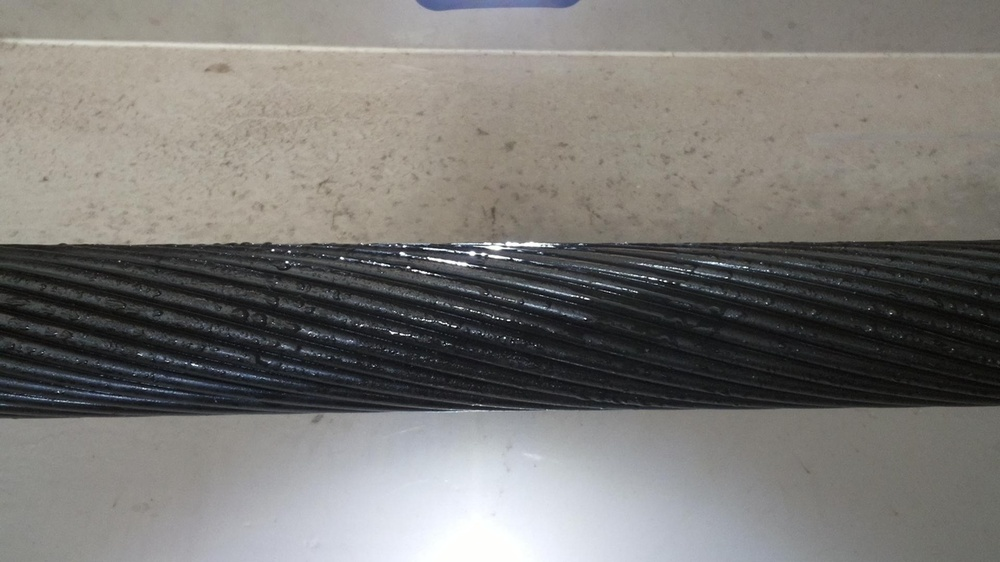
#> input picture image1.jpg, 1000 x 562 px, shrunk from 1920 x 1080 before the run, found by its file name
$ python erosion_dilation.py
#> lines starting #> are read from the running program, lines starting #| are printed output that depends on the picture
# Python program to demonstrate erosion and
# dilation of images.
import cv2
import numpy as np

# Reading the input image
img = cv2.imread('/home/erik/Desktop/Fux/image1.jpg')
#> img is the input picture: shape (562, 1000, 3); mean B, G, R 116, 119.5, 121.7

# Taking a matrix of size 5 as the kernel
kernel = np.ones((5, 5), np.uint8)

# The first parameter is the original image,
# kernel is the matrix with which image is
# convolved and third parameter is the number
# of iterations, which will determine how much
# you want to erode/dilate a given image.
img_erosion = cv2.erode(img, kernel, iterations=1)
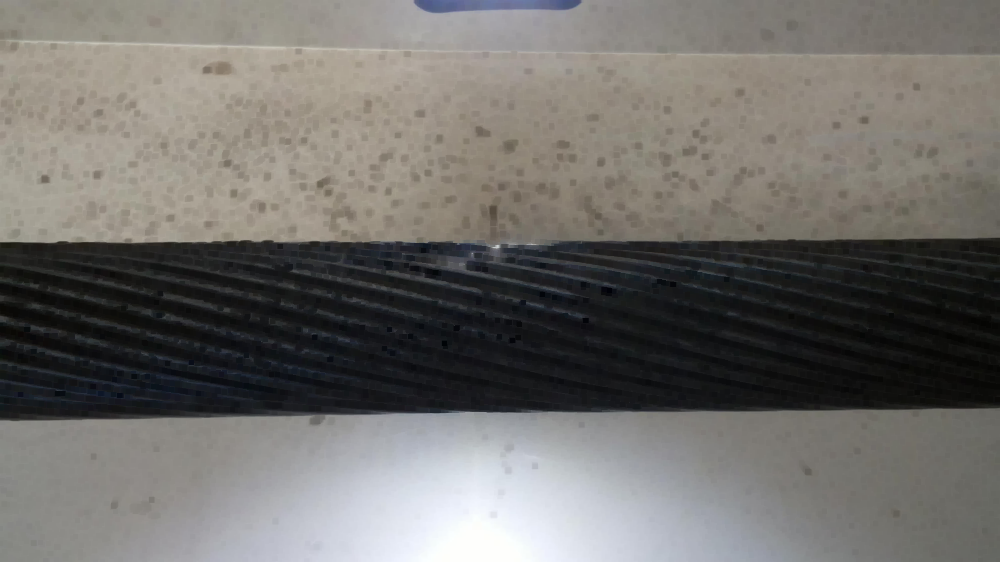
#> img_erosion: shape (562, 1000, 3); mean B, G, R 106.7, 110.2, 112.5
img_dilation = cv2.dilate(img, kernel, iterations=1)
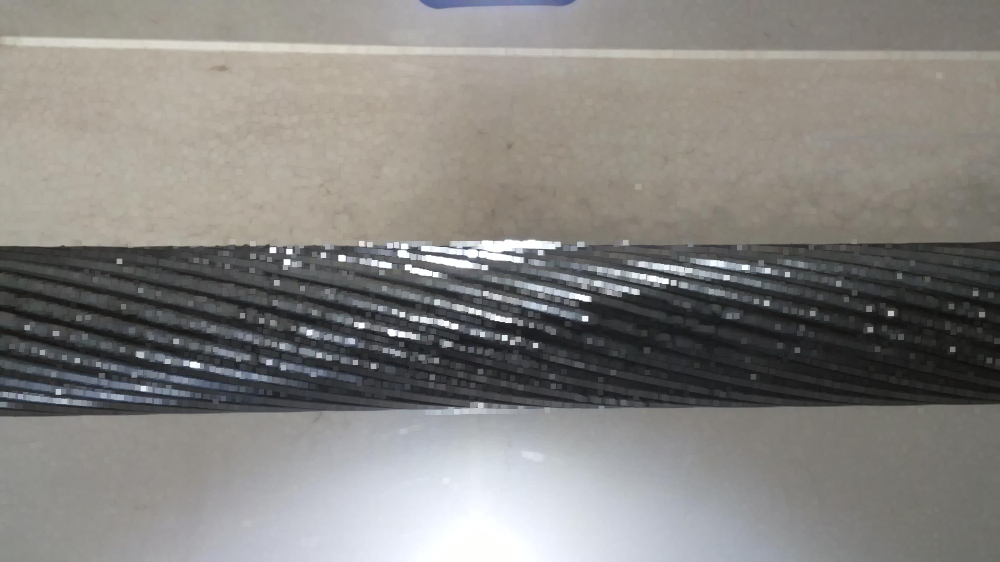
#> img_dilation: shape (562, 1000, 3); mean B, G, R 127.6, 130.9, 133.1

cv2.imshow('Input', img)
cv2.imshow('Erosion', img_erosion)
cv2.imshow('Dilation', img_dilation)

cv2.waitKey(0)

$ run again, with image2.jpg copied over image1.jpg
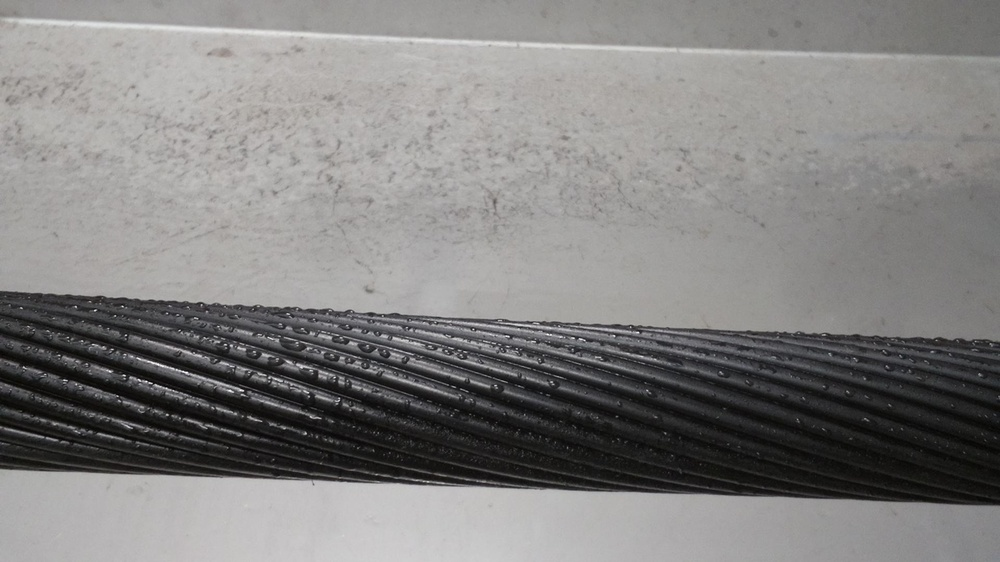
#> input picture image2.jpg, 1000 x 562 px, shrunk from 1920 x 1080 before the run, found by its file name
#> img is the input picture: shape (562, 1000, 3); mean B, G, R 127.5, 128.5, 129.7
#> `img_erosion = cv2.erode(img, kernel, iterations=1)`:
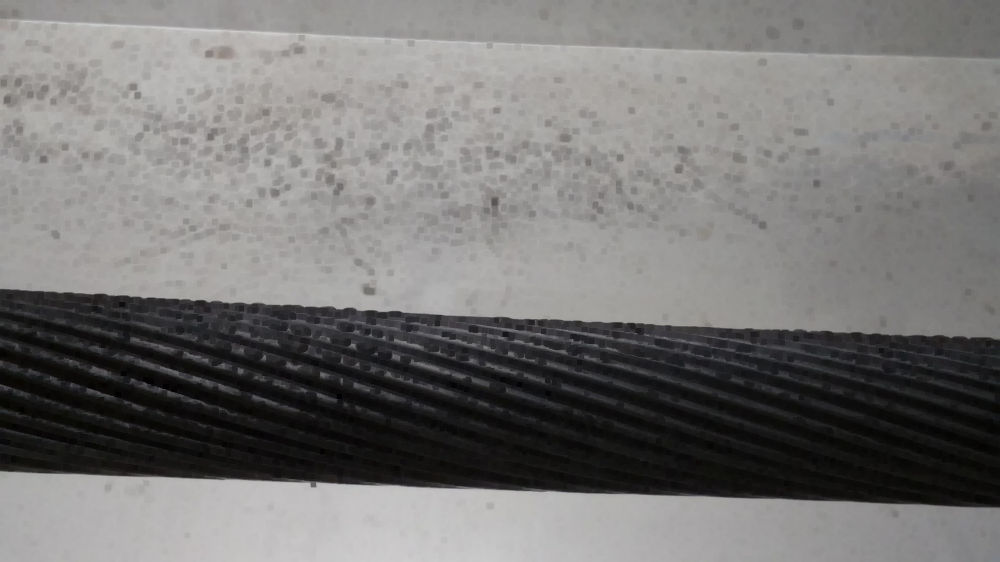
#> img_erosion: shape (562, 1000, 3); mean B, G, R 116.1, 117.1, 118.3
#> `img_dilation = cv2.dilate(img, kernel, iterations=1)`:
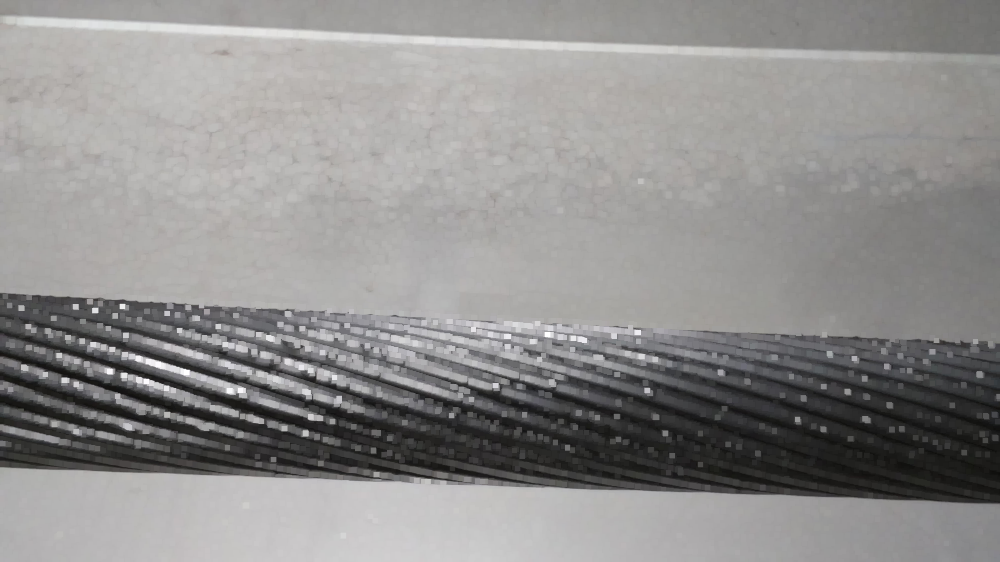
#> img_dilation: shape (562, 1000, 3); mean B, G, R 140.9, 141.7, 142.9

$ run again, with image3.jpg copied over image1.jpg
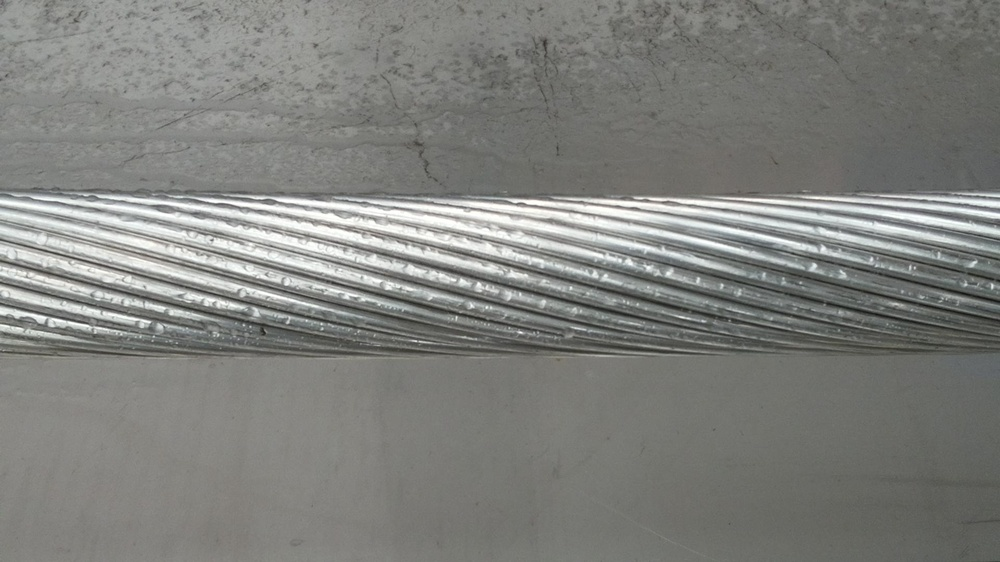
#> input picture image3.jpg, 1000 x 562 px, shrunk from 1920 x 1080 before the run, found by its file name
#> img is the input picture: shape (562, 1000, 3); mean B, G, R 125, 128.9, 127.9
#> `img_erosion = cv2.erode(img, kernel, iterations=1)`:
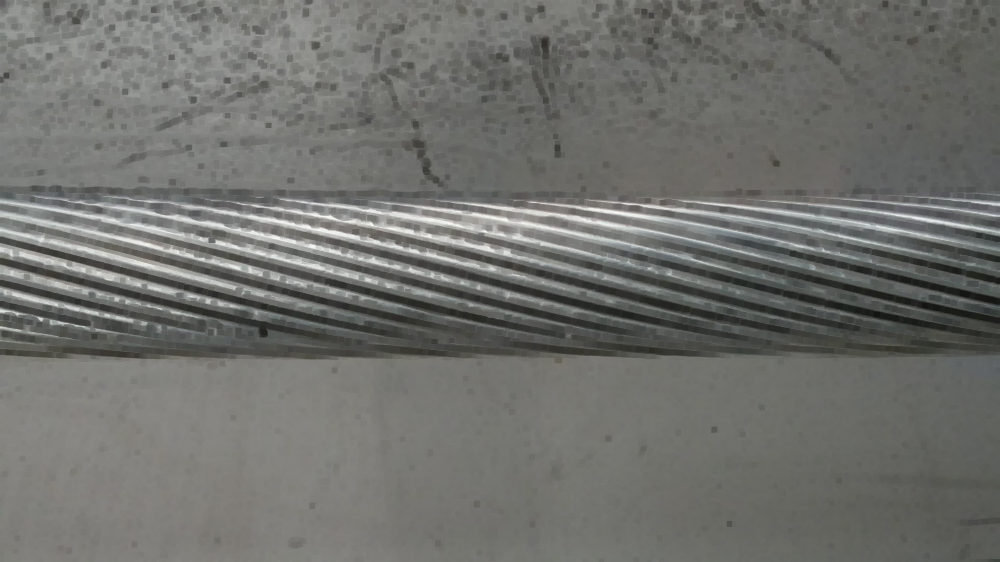
#> img_erosion: shape (562, 1000, 3); mean B, G, R 108.8, 112.7, 111.9
#> `img_dilation = cv2.dilate(img, kernel, iterations=1)`:
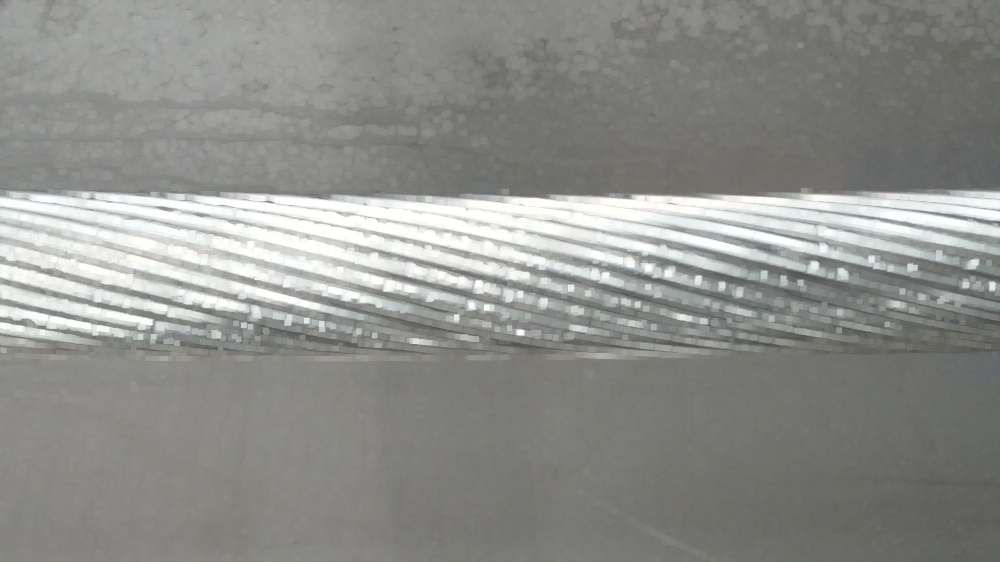
#> img_dilation: shape (562, 1000, 3); mean B, G, R 139.9, 143.7, 142.6
